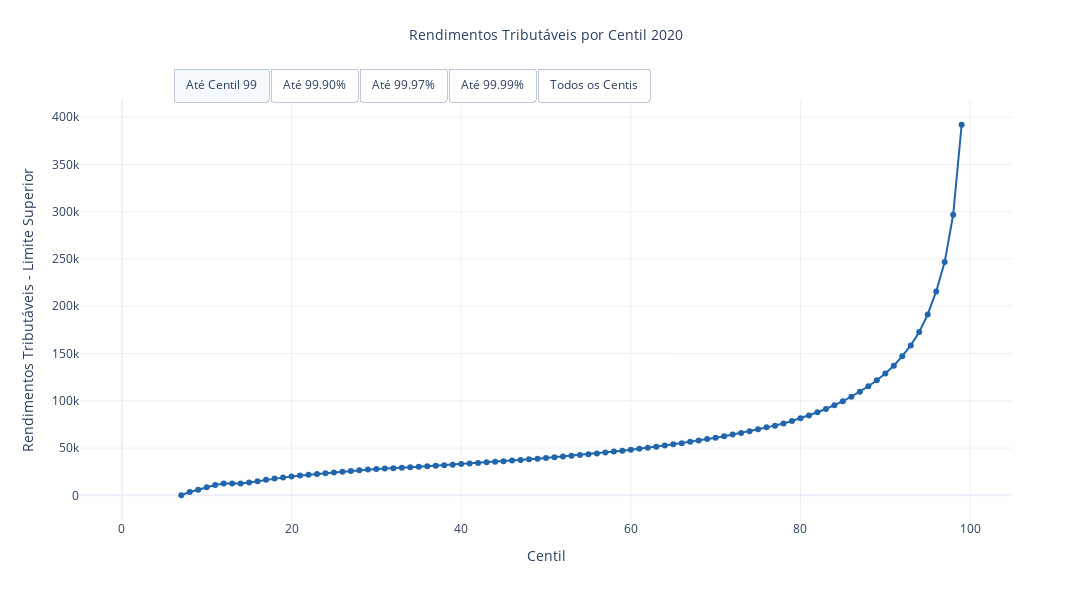

This figure's notebook cell:
### Markdown cell above
Estes são os dados da distribuição de renda do Brasil em 2020, do 1º ao 99º centil.

Pegue a população brasileira (que pagou imposto de renda) e divida em 100 partes iguais.

Isto é um centil.

O primeiro centil são as 316.349 pessoas de menor renda.

O último centil são as 316.349 pessoas de maior renda.

A Renda Tributável Bruta começa a aparecer no 7º centil - abaixo disso as pessoas estão isentas da tributação.

A pessoa com maior renda do 7º centil possui uma renda tributável bruta de 100 reais - ou seja, pagam imposto em cima de 100 reais.

Abaixo estão as curvas de distribuição de renda.

Para ajudar na visualização, dividi em 5 gráficos diferentes.

Cada gráfico possui a curva até uma determinada parcela da população: 99%, 99.90%, 99.97%, 99.99% e 100%.

Repare as mudanças do eixo Y.

Eis os gráficos.

### Code cell
plot_renda_custom_plotly(df_all_info)
